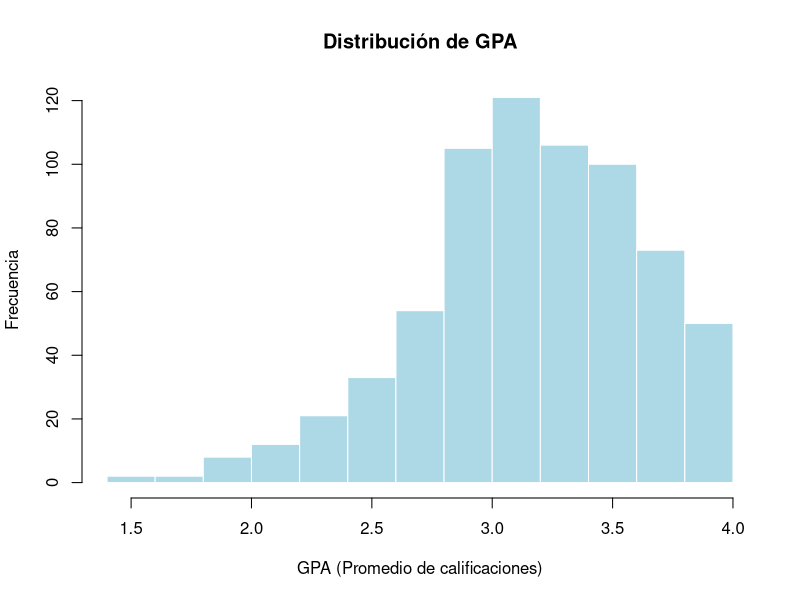
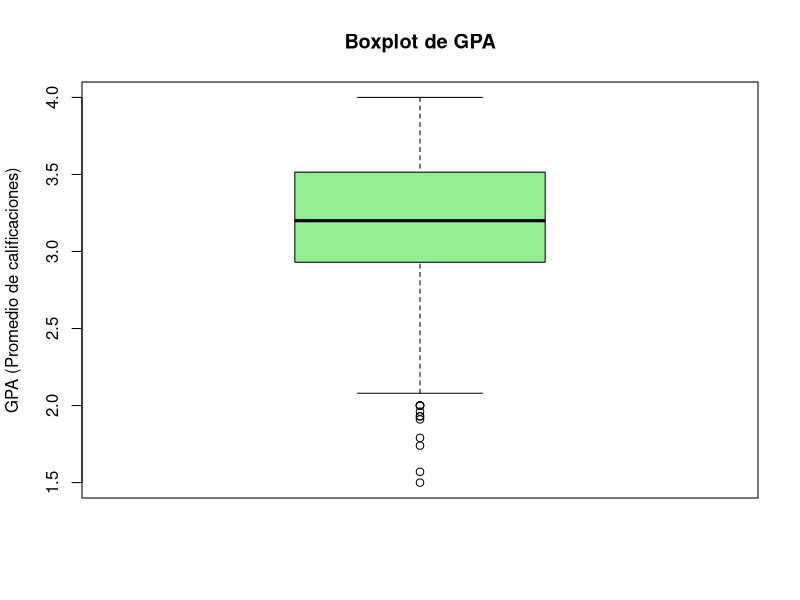
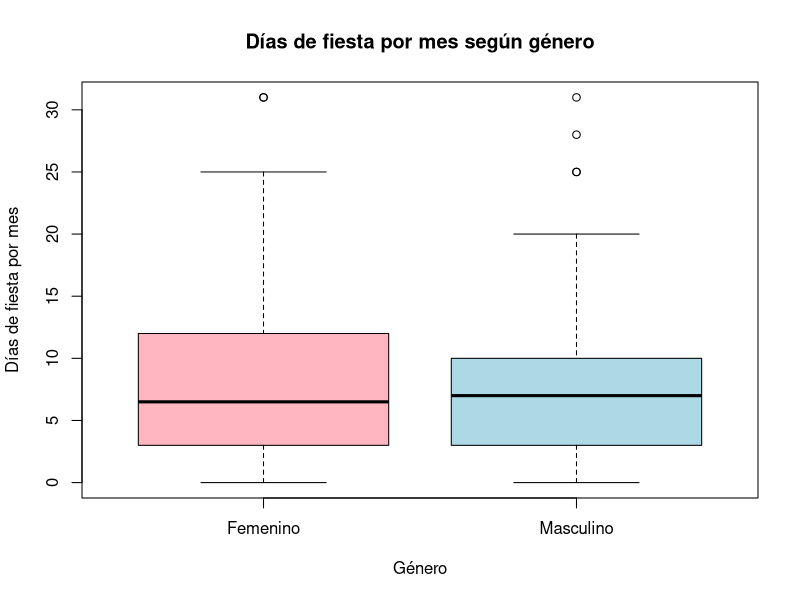

These charts were generated, in order, by the following R code: (Note: this script raises an error after producing the figures.)
# Maestría en Ciencia de Datos - FCyT - UADER
# Seminario 1. Técnicas de Análisis en Ciencias de Datos
# Trabajo Práactico 2. Estimación de parámetros. Correlaciones entre variables. Gráficos. Pruebas de Hipóotesis.


# MARTIN ARREJIN - PAMELA BONADEO - SANTIAGO GRINÓVERO - PAOLO ORUNDES CARDINALI
#CODIGO EN REPO https://github.com/orundescardinalipaolo/cdd

# Trabajando con una base de datos.
# Carge en su área de trabajo el archivo Student0405.txt. Esta base contiene datos recolectados durante 2004 a 2005 de estudiantes en clases de estdística de una Universidad de Estados Unidos. Las variables consideradas son: género (Sex), promedio de calificaciones (GPA), importancia de la religión en sus vidas (ReligImp), cantidad de faltas en promedio por semana (MissClass), ubicación en el aula (Seat), días de fiesta en un mes (PartyDays), horas semanales de estudio (StudyHrs). Importe los datos y luego realice las siguientes actividades:


# a) Ejecute comandos para visualizar su base de datos y las variables: attach(datos), View(datos), head(datos), str(datos).

  # Cargar la base de datos
  # datos <- read.table("seminario1/Student0405.txt", header = TRUE)
  
  #View(datos)
  
  # Nos muestra el siguiente error: 
  # Error en scan(file = file, what = what, sep = sep, quote = quote, dec = dec, : line 98 did not have 7 elements

  #¿solucion provisoria? ¿O hay que revisar la fuente?
  #datos <- read.table("Student0405.txt", header = TRUE, fill = TRUE, strip.white = TRUE)

  #solución definitiva usar sep="\t" para separar por tabulaciones
  datos <- read.delim("Student0405.txt", sep="\t", header = TRUE)

  #adjunta la base de datos
  attach(datos)
  
  #abre una nueva ventana tipo excel con los datos
  View(datos)

  str(datos)
  #devuelve:
  # 'data.frame':	690 obs. of  7 variables:
  #   $ Sex      : chr  "Female" "Male" "Female" "Female" ...
  # $ GPA      : chr  "3.70" "3.20" "3.01" "3.77" ...
  # $ ReligImp : chr  "Fairly" "Fairly" "Fairly" "Not" ...
  # $ MissClass: chr  "1" "3" "0" "0" ...
  # $ Seat     : chr  "Back" "Front" "Middle" "Middle" ...
  # $ PartyDays: int  5 3 8 0 8 2 1 2 15 1 ...
  # $ StudyHrs : int  3 30 16 4 12 20 4 15 7 40 ...
   
  #muestra los encabezados
  head(datos)
  
  # Sex  GPA ReligImp MissClass   Seat PartyDays StudyHrs
  # 1 Female 3.70   Fairly         1   Back         5        3
  # 2   Male 3.20   Fairly         3  Front         3       30
  # 3 Female 3.01   Fairly         0 Middle         8       16
  # 4 Female 3.77      Not         0 Middle         0        4
  # 5   Male 3.28      Not         0 Middle         8       12
  # 6 Female 2.80   Fairly         0 Middle         2       20
  
  
# b) Identifique tamaño muestral y cantidad de variables.
  
  nrow(datos)   # cantidad de observaciones (total = 690)
  #salida: [1] 690
  
  ncol(datos)   # cantidad de variables (total = 7)
  #salida: [1] 7
  
  dim(datos)    # muestra ambas cosas: filas y columnas (total 690 7)
  #salida: [1] 690   7
  
 
# c) Determine qué variables son cuantitativas y cuáles son cualitativas. Entre las cuantitativas, ¿hay variables discretas? Las variables cualitativas, ¿qué categorías tienen?
  
  #primero revisamos la estructura
  str(datos)
  summary(datos)
  
  # >   str(datos)
  # 'data.frame':	690 obs. of  7 variables:
  #   $ Sex      : chr  "Female" "Male" "Female" "Female" ...
  # $ GPA      : num  3.7 3.2 3.01 3.77 3.28 2.8 2.5 3.11 3.15 3.44 ...
  # $ ReligImp : chr  "Fairly" "Fairly" "Fairly" "Not" ...
  # $ MissClass: int  1 3 0 0 0 0 3 0 2 0 ...
  # $ Seat     : chr  "Back" "Front" "Middle" "Middle" ...
  # $ PartyDays: int  5 3 8 0 8 2 1 2 15 1 ...
  # $ StudyHrs : int  3 30 16 4 12 20 4 15 7 40 ...

   
  # >   summary(datos)
  # Sex                 GPA          ReligImp           MissClass     
  # Length:690         Min.   :1.500   Length:690         Min.   :0.0000  
  # Class :character   1st Qu.:2.930   Class :character   1st Qu.:0.0000  
  # Mode  :character   Median :3.200   Mode  :character   Median :1.0000  
  # Mean   :3.179                      Mean   :0.9086  
  # 3rd Qu.:3.515                      3rd Qu.:1.0000  
  # Max.   :4.000                      Max.   :6.0000  
  # NA's   :3                          NA's   :1       
  # Seat             PartyDays         StudyHrs    
  # Length:690         Min.   : 0.000   Min.   : 0.00  
  # Class :character   1st Qu.: 3.000   1st Qu.: 6.25  
  # Mode  :character   Median : 7.000   Median :10.00  
  # Mean   : 7.501   Mean   :13.16  
  # 3rd Qu.:11.000   3rd Qu.:16.00  
  # Max.   :31.000   Max.   :70.00  
  # NA's   :4 
  
  #Convertir en tabla para el Rmd:
  # Variable    | Descripción                | Tipo                                                            |
  #   | ----------- | -------------------------- | --------------------------------------------------------------- |
  #   | `Sex`       | Género                     | Cualitativa                                                     |
  #   | `GPA`       | Promedio de calificaciones | Cuantitativa continua                                           |
  #   | `ReligImp`  | Importancia de la religión | Cualitativa ordinal o cuantitativa discreta, según codificación |
  #   | `MissClass` | Faltas promedio por semana | Cuantitativa discreta                                           |
  #   | `Seat`      | Ubicación en el aula       | Cualitativa                                                     |
  #   | `PartyDays` | Días de fiesta en un mes   | Cuantitativa discreta                                           |
  #   | `StudyHrs`  | Horas semanales de estudio | Cuantitativa continua o discreta, según registro                |
     
  
  #Respuesta: Las variables cuantitativas son GPA, MissClass, PartyDays y StudyHrs, ya que representan mediciones o conteos numéricos. Entre ellas, MissClass y PartyDays pueden considerarse discretas porque expresan cantidades contables.
  # Las variables cualitativas son Sex, Seat y ReligIm. La variable Sex clasifica a los estudiantes según género, Seat indica la ubicación en el aula y ReligImp representa una escala de importancia, por lo que se interpreta como cualitativa ordinal.
  
  #Las variables cualitativas, ¿qué categorías tienen?
  
  table(datos$Sex)
  #salida:
  #Female   Male 
  #382    308 
  
  table(datos$Seat)
  #salida:
  # Back  Front Middle 
  # 1    134    151    404 
  
  table(datos$ReligImp)
  # Fairly    Not   Very 
  # 319    222    149 

  #acá preguntar en la clase de consulta por los 0, 1 y 2 que tal vez al estar "dañada" la bd (ejercicio a), está mal intepretando los valores y por eso trae 0, 1 y 2 cuando no debería... (Resuelto en la clase de consulta con Santiago Diaz el 29 de abril de 2026)
  
     
#   d) Obtenga un resumen numérico para GPA que contenga: mínimo, máximo, Q1, Q3, mediana, media, desvío estándar y varianza. Además, realice dos gráficos distintos que le permitan describir la distribución de esta variable. ¿Qué puede decir acerca de su distribución?
  
  resumen_GPA <- data.frame(
    Minimo = min(datos$GPA, na.rm = TRUE),
    Q1 = quantile(datos$GPA, 0.25, na.rm = TRUE),
    Mediana = median(datos$GPA, na.rm = TRUE),
    Media = mean(datos$GPA, na.rm = TRUE),
    Q3 = quantile(datos$GPA, 0.75, na.rm = TRUE),
    Maximo = max(datos$GPA, na.rm = TRUE),
    Desvio_Estandar = sd(datos$GPA, na.rm = TRUE),
    Varianza = var(datos$GPA, na.rm = TRUE)
  )
  
  resumen_GPA
  #Salida:  
  # Minimo  Q1     Mediana    Media    Q3       Maximo   Desvio_Estandar  Varianza
  # 25%     1.5     2.93      3.2     3.179214  3.515 4
  #0.4533599    0.2055352
  

  #Comentario: El histograma permite analizar la forma general de la distribución, mientras que el boxplot permite identificar la mediana, la dispersión y la posible existencia de valores atípicos.
  
  #Gráfico 1: Histograma
  hist(datos$GPA,
       main = "Distribución de GPA",
       xlab = "GPA (Promedio de calificaciones)",
       ylab = "Frecuencia",
       col = "lightblue",
       border = "white")
  
  #Respuesta: En el histograma se observa que la variable GPA presenta valores concentrados alrededor de la zona central hacia la derecha de la distribución más precisamente en el ranzo entre 2.9 y 3.5
  
  #Gráfico 2: Boxplot
  boxplot(datos$GPA,
          main = "Boxplot de GPA",
          ylab = "GPA (Promedio de calificaciones)",
          col = "lightgreen")
  
    #Respuesta: En el boxplot de GPA se observa que la mayoría de las calificaciones se concentran entre aproximadamente 2.9 y 3.5 (coincidente con el diagrama anterior), con una mediana cercana a 3.2 (donde está linea negra en el centro del recuadro, esto quiere decir que la mitad está por debajo de ésta línea y la otra mitad por encima). Además, aparecen algunos valores atípicos inferiores, lo que indica que existen pocos estudiantes con GPA bastante más bajo que el resto. En general, los datos se concentran en valores medios-altos.
  
   
#   e) Realice un resumen numérico y un gráfico que le permita conjeturar si las mujeres van más a fiestas que los varones. Describa lo que observa.
  
  aggregate(PartyDays ~ Sex, data = datos, summary)
  #Salida
  # Sex PartyDays.Min. PartyDays.1st Qu. PartyDays.Median PartyDays.Mean
  # 1 Female       0.000000          3.000000         6.500000       7.539267
  # 2   Male       0.000000          3.000000         7.000000       7.454545
  # PartyDays.3rd Qu. PartyDays.Max.
  # 1         12.000000      31.000000
  # 2         10.000000      31.000000
  
  aggregate(PartyDays ~ Sex, data = datos, mean, na.rm = TRUE)
  #Salida
  # Sex PartyDays
  # 1 Female  7.539267
  # 2   Male  7.454545
  
  
  aggregate(PartyDays ~ Sex, data = datos, median, na.rm = TRUE)
  #Salida
  # Sex PartyDays
  # 1 Female       6.5
  # 2   Male       7.0
  
  aggregate(PartyDays ~ Sex, data = datos, sd, na.rm = TRUE)
  #Salida
  # Sex PartyDays
  # 1 Female  5.458724
  # 2   Male  5.454689
  
  #Gráfico
  boxplot(PartyDays ~ Sex,
          data = datos,
          main = "Días de fiesta por mes según género",
          xlab = "Género",
          ylab = "Días de fiesta por mes",
          names = c("Femenino", "Masculino"),
          col = c("lightpink", "lightblue"))
  
  #otro gráfico
  promedios_party$Genero <- factor(promedios_party$Sex,
                                   levels = c("Female", "Male"),
                                   labels = c("Femenino", "Masculino"))
  
  barplot(promedios_party$PartyDays,
          names.arg = promedios_party$Genero,
          main = "Promedio de días de fiesta según género",
          xlab = "Género",
          ylab = "Promedio de días de fiesta",
          col = c("lightpink", "lightblue"))
  
  ##Respuesta: Éste gráfico no muestra diferencias significativas como el anterior
    #Para analizar si las mujeres van más a fiestas que los varones, se comparó la variable PartyDays según la variable Sex. A partir del resumen numérico y del boxplot, se observa si alguno de los grupos presenta una mediana o media superior. 
  #Si el grupo correspondiente a mujeres presenta valores centrales más altos, podría decirse que asisten a fiestas con mayor frecuencia. Sin embargo, esta observación es descriptiva y no implica por sí sola una diferencia estadísticamente significativa (se aprecia mucho mejor en el segundo gráfico).
 
  
  
# f) Realice un resumen numérico y un gráfico que le permita conjeturar si las calificaciones GPA dependen de la ubicación de aula del alumno. Describa lo que observa.
 
  aggregate(GPA ~ Seat, data = datos, summary)
  #Salida: 
  # Seat GPA.Min. GPA.1st Qu. GPA.Median GPA.Mean GPA.3rd Qu. GPA.Max.
  # 1        2.250000    2.250000   2.250000 2.250000    2.250000 2.250000
  # 2   Back 1.910000    2.805000   3.100000 3.077015    3.400000 4.000000
  # 3  Front 1.740000    3.000000   3.265000 3.251067    3.600000 4.000000
  # 4 Middle 1.500000    2.940000   3.205000 3.188781    3.517500 4.000000
  
  aggregate(GPA ~ Seat, data = datos, mean, na.rm = TRUE)
  #Salida: 
  # Seat      GPA
  # 1        2.250000
  # 2   Back 3.077015
  # 3  Front 3.251067
  # 4 Middle 3.188781
  
  aggregate(GPA ~ Seat, data = datos, median, na.rm = TRUE)
  #Salida: 
  # Seat   GPA
  # 1        2.250
  # 2   Back 3.100
  # 3  Front 3.265
  # 4 Middle 3.205
  
  aggregate(GPA ~ Seat, data = datos, sd, na.rm = TRUE)
  #Salida: 
  # Seat       GPA
  # 1               NA
  # 2   Back 0.4748027
  # 3  Front 0.4486537
  # 4 Middle 0.4408886
  
  
  #Comentario: Aparecen columnas sin etiquetas porque probablemente en el archivo hay valores vacíos, espacios en blanco o datos faltantes mal leídos.
  
  #Comprobación: 
  table(datos$Seat, useNA = "ifany")
  
  #Salida
  # Back  Front Middle 
  # 1    134    151    404
  
  #Para ver las filas problemáticas
  datos[datos$Seat == "" | is.na(datos$Seat), ]
  # Sex  GPA ReligImp MissClass Seat PartyDays StudyHrs
  # 305 Male 2.25     Very         1              4       10
  
  unique(datos$Seat)
  #Limpiamos los espacios en blanco
  datos$Seat <- trimws(datos$Seat)
  
  #Recomprobación: 
  table(datos$Seat, useNA = "ifany")
  #sigue fallando... preguntar en clases
  
  
  #Armamos el gráfico con los datos que tenemos
  boxplot(GPA ~ Seat,
          data = datos,
          main = "GPA según ubicación en el aula",
          xlab = "Ubicación en el aula",
          ylab = "GPA",
          col = "lightblue")
  
  # Limpiamos posibles espacios en blanco
  datos$Seat <- trimws(datos$Seat)
  
  # Convertimos categorías vacías en NA
  datos$Seat[datos$Seat == ""] <- NA
  
  # Verificamos la tabla
  table(datos$Seat, useNA = "ifany")
  
  datos_seat <- subset(datos, !is.na(Seat))
  
  aggregate(GPA ~ Seat, data = datos_seat, summary)
  aggregate(GPA ~ Seat, data = datos_seat, mean, na.rm = TRUE)
  aggregate(GPA ~ Seat, data = datos_seat, sd, na.rm = TRUE)
  
  boxplot(GPA ~ Seat,
          data = datos_seat,
          main = "GPA según ubicación en el aula",
          xlab = "Ubicación en el aula",
          ylab = "GPA",
          names = c("Al fondo", "Al frente", "En el medio"),
          col = "lightblue")
  
  ##Respuesta: Finalmente este gráfico funciona bien excluyendo el NA. Al analizar la variable Seat, se detectó un registro sin categoría asignada. Dado que no es posible identificar la ubicación del estudiante en el aula, dicho valor se consideró como dato faltante (NA) y se excluyó del análisis comparativo de GPA según ubicación. Esta decisión evita interpretar erróneamente el valor vacío como una categoría válida.
  #Los puntos inferiores observados en la categoría “En el medio” representan valores atípicos: estudiantes con GPA más bajo que el resto del grupo. La mayoría de los valores se concentra por encima de esos puntos, dentro del rango principal mostrado por la caja.
    #En el resumen numérico se observa que los estudiantes ubicados en Front (Al frente) presentan el promedio de GPA más alto, seguidos por Middle (En el medio) y luego Back (Al fonde). Sin embargo, las diferencias entre los promedios no parecen ser muy marcadas, por lo que descriptivamente no se observa una separación fuerte entre los grupos.
  

  
  
# g) Realice una tabla de frecuencias absolutas y relativas para la variable Seat y realice dos gráficos distintos que le permitan visualizar esta variable. Describa lo que observa.
  
  #Frecuencias absolutas:
  freq_abs_seat <- table(datos$Seat)
  freq_abs_seat
  #Salida:
  # Back  Front Middle 
  # 134    151    404
  
  #Frecuencias relativas:
  freq_rel_seat <- prop.table(freq_abs_seat)
  freq_rel_seat
  #Salida
  # Back     Front    Middle 
  # 0.1944848 0.2191582 0.5863570 
  
  #Para hacerlo en una tabla completa:
  tabla_seat <- data.frame(
    Seat = names(freq_abs_seat),
    Frecuencia_Absoluta = as.vector(freq_abs_seat),
    Frecuencia_Relativa = as.vector(freq_rel_seat)
  )
  
  tabla_seat
  #Salida
  # Seat Frecuencia_Absoluta Frecuencia_Relativa
  # 1   Back                 134           0.1944848
  # 2  Front                 151           0.2191582
  # 3 Middle                 404           0.5863570
  
  #También podemos expresar las frecuencias relativas en porcentaje:
  tabla_seat$Porcentaje <- tabla_seat$Frecuencia_Relativa * 100
  tabla_seat
  #Salida:
  # Back                 134           0.1944848   19.44848
  # 2  Front                 151           0.2191582   21.91582
  # 3 Middle                 404           0.5863570   58.63570
  
  #Gráfico 1: Barras
  barplot(freq_abs_seat,
          names.arg = c("Al fondo", "Al frente", "En el medio"),
          main = "Frecuencia absoluta de ubicación en el aula",
          xlab = "Ubicación",
          ylab = "Frecuencia",
          col = "lightblue")
  
  #Gráfico 2: Gráfico circular
  pie(freq_abs_seat,
      labels = c("Al fondo", "Al frente", "En el medio"),
      main = "Distribución porcentual de ubicación en el aula",
      col = c("lightblue", "lightgreen", "lightpink"),
      cex = 0.9)
  
  #Comentario: Queda muy feo, así que lo retocamos un poco ya que no se ven bien las etiquetas y las cambiamos mejor a leyendas
  
  porcentajes_seat <- round(prop.table(freq_abs_seat) * 100, 1)
  
  etiquetas_seat <- paste0(
    c("Al fondo", "Al frente", "En el medio"),
    ": ",
    porcentajes_seat,
    "%"
  )
  
  colores_pastel <- c("lightblue", "lightgreen", "lightpink")
  
  pie(freq_abs_seat,
      labels = NA,
      main = "Distribución porcentual de ubicación en el aula",
      col = colores_pastel,
      radius = 0.8)
  
  legend("topright",
         legend = etiquetas_seat,
         fill = colores_pastel,
         cex = 0.8)
  
  #Respuesta: 
  # La variable Seat muestra la distribución de los estudiantes según la ubicación que ocupan en el aula. A partir de la tabla de frecuencias absolutas y relativas se puede identificar cuál es la ubicación más frecuente.
  # Los gráficos permiten visualizar rápidamente si los estudiantes se distribuyen de manera equilibrada entre las categorías o si existe una mayor concentración en alguna ubicación específica.
  #Se observa en el gráfico que al fondo y al frente tienen casi la misma distribución, representando entre ambos un 40% del total, en cambio casi el 60% se ubica en el medio del aula
  
  
  
# h) Realice un gráfico que le permita ver cómo se comporta la variable GPA en función de la cantidad de horas de estudio. ¿Qué observa? ¿Es posible establecer una relación entre ambas?
   
  plot(datos$StudyHrs, datos$GPA,
       main = "GPA en función de las horas de estudio",
       xlab = "Horas semanales de estudio",
       ylab = "GPA",
       pch = 19,
       col = "blue")
  
  abline(lm(GPA ~ StudyHrs, data = datos), col = "red", lwd = 2)
  
  #Respuesta: El gráfico muestra una relación positiva débil entre las horas semanales de estudio y el GPA. La recta de tendencia (abline) tiene una pendiente levemente ascendente, lo que indica que, en general, quienes estudian más horas tienden a tener un GPA algo mayor. Sin embargo, la gran dispersión de los puntos muestra que la relación no es fuerte y que las horas de estudio no explican por sí solas el promedio de calificaciones.

  #Coeficiente de correlación:
  cor(datos$StudyHrs, datos$GPA, use = "complete.obs")
  
  #Salida
  #[1] 0.1618092
  #Respuesta: Como el valor está cerca de 0, indica que la relación lineal entre ambas variables es baja. De las notas tomadas en clases:
  # Correlación cercana a 1  → relación positiva fuerte
  # Correlación cercana a -1 → relación negativa fuerte
  # Correlación cercana a 0  → relación débil o casi inexistente
  
  
  
#   i) Realice un gráfico que le permita ver cómo se comporta la variable GPA en función de la cantidad de horas de estudio, discriminando por sexo. ¿Qué observa?
  
  # plot(datos$StudyHrs, datos$GPA,
  #      main = "GPA según horas de estudio, discriminado por sexo",
  #      xlab = "Horas semanales de estudio",
  #      ylab = "GPA",
  #      pch = 19,
  #      col = ifelse(datos$Sex == unique(datos$Sex)[1], "blue", "red"))
  # 
  # legend("bottomright",
  #        legend = c("Femenino", "Masculino"),
  #        title = "Género",
  #        col = c("blue", "red"),
  #        pch = 19)
  
  
  library(ggplot2)
  
  ggplot(datos, aes(x = StudyHrs, y = GPA, color = Sex)) +
    geom_point() +
    geom_smooth(method = "lm", se = FALSE) +
    labs(title = "GPA según horas de estudio, discriminado por género",
         x = "Horas semanales de estudio",
         y = "GPA",
         color = "Género") +
    scale_color_manual(
      values = c("Female" = "lightpink", "Male" = "lightblue"),
      labels = c("Female" = "Femenino", "Male" = "Masculino")
    )
  
  # Respuesta: Al discriminar por género, se observa que tanto en femenino como en masculino existe una leve tendencia positiva entre horas de estudio y GPA. La relación parece algo más marcada en el grupo masculino, aunque en ambos casos los puntos están bastante dispersos. Por lo tanto, no puede afirmarse una relación fuerte entre ambas variables.
  
  
  
   
#   j) Realice una prueba de hipótesis que le permita comparar el promedio de las calificaciones por género; no hay sospechas previas. Escriba H0 y H1. Concluya teniendo en cuenta el p-value. Analice el cumplimiento de supuestos: normalidad de cada grupo y homogeneidad de varianzas.
  
  ### Normalidad de cada grupo
  #Como no hay sospechas previas, corresponde una prueba bilateral.
  
  # Hipótesis
   
  # H0: No existen diferencias entre el promedio de GPA de mujeres y varones.
  # Es decir: μ₁ = μ₂
   
  # H1: Existen diferencias entre el promedio de GPA de mujeres y varones.
  # Es decir: μ₁ ≠ μ₂
  
  
  #Primero vemos los grupos:
    
  table(datos$Sex)
  #Salida:
  # Female   Male 
  # 382    308
  
  #Resumen por género
  aggregate(GPA ~ Sex, data = datos, mean, na.rm = TRUE)
  aggregate(GPA ~ Sex, data = datos, sd, na.rm = TRUE)
  aggregate(GPA ~ Sex, data = datos, length)
  
  #Salida:
  # > aggregate(GPA ~ Sex, data = datos, mean, na.rm = TRUE)
  # Sex      GPA
  # 1 Female 3.256887
  # 2   Male 3.083636
  # >   aggregate(GPA ~ Sex, data = datos, sd, na.rm = TRUE)
  # Sex       GPA
  # 1 Female 0.4245070
  # 2   Male 0.4698712
  # >   aggregate(GPA ~ Sex, data = datos, length)
  # Sex GPA
  # 1 Female 379 #no entiendo porque la longitud es diferente a la salida table(datos$Sex), puede ser que la diferencia se debe probablemente a que hay 3 casos femeninos con GPA faltante
  # 2 Male 308
  
  # Supuesto de normalidad
  # Aplicamos Shapiro-Wilk por grupo:
  
  by(datos$GPA, datos$Sex, shapiro.test)
  
  #Salida:
  # datos$Sex: Female
  # 
  # Shapiro-Wilk normality test
  # 
  # data:  dd[x, ]
  # W = 0.97121, p-value = 7.976e-07
  # 
  # ------------------------------------------------------------------------ 
  #   datos$Sex: Male
  # 
  # Shapiro-Wilk normality test
  # 
  # data:  dd[x, ]
  # W = 0.98234, p-value = 0.0007651
  
  #Respuesta:
  #En el grupo femenino se obtuvo un p-value de 7.976e-07 (0.000000797) y en el grupo masculino un p-value de 0.0007651, ambos valores son menores que 0,05, por lo tanto se rechaza la hipótesis de normalidad en ambos grupos según el test de Shapiro-Wilk.
  
  
  ### Homogeneidad de varianzas
  #Opción 1: test de Fisher, si hay solo dos grupos.
  #Opción 2: test de Levene, usando el paquete car.
  
      #Opción 1: test de Fisher
      var.test(GPA ~ Sex, data = datos)
  
      #Salida
      # F test to compare two variances
      # 
      # data:  GPA by Sex
      # F = 0.81623, num df = 378, denom df = 307, p-value = 0.06062
      # alternative hypothesis: true ratio of variances is not equal to 1
      # 95 percent confidence interval:
      #   0.6586425 1.0091053
      # sample estimates:
      #   ratio of variances 
      # 0.816229
  
      #Opción 2: test de Levene.
      library(car)
      leveneTest(GPA ~ Sex, data = datos)
  
      #Salida
      #       Levene's Test for Homogeneity of Variance (center = median)
      #        Df F value Pr(>F)
      # group   1   1.869  0.172
      #       685               
      # Aviso:
      # In leveneTest.default(y = y, group = group, ...) : group coerced to factor.
      
      # Respuesta:
      # Si p-value > 0,05 → no se rechaza la igualdad de varianzas.
      # Si p-value < 0,05 → se rechaza la igualdad de varianzas.
      # Pr(>F) = 0.172 es decir 0.172 > 0.05 por lo tanto no se rechaza la hipótesis de igualdad de varianzas. Por lo tanto, puede considerarse que las varianzas de GPA entre mujeres y varones son homogéneas.

      ### Hastá acá se analizaron los supuestos, pero se pide explícitamente realizar una prueba de hipótesis que le permita comparar el promedio de las calificaciones por género, para ello hacemos la prueba t para comparar medias, entonces después del análisis de normalidad y varianzas hay que agregar el t.test().
      
      t.test(GPA ~ Sex,
             data = datos,
             alternative = "two.sided",
             var.equal = TRUE)
      
      #Salida:
      # Two Sample t-test
      # 
      # data:  GPA by Sex
      # t = 5.0703, df = 685, p-value = 5.119e-07
      # alternative hypothesis: true difference in means between group Female and group Male is not equal to 0
      # 95 percent confidence interval:
      #   0.1061600 0.2403404
      # sample estimates:
      #   mean in group Female   mean in group Male 
      # 3.256887             3.083636 
      
      # Si bien el supuesto de normalidad no se cumple según Shapiro-Wilk, los tamaños muestrales son grandes en ambos grupos, por lo que la prueba t puede considerarse robusta frente a desviaciones de normalidad.
      
      
      # Respuesta: Se realizó una prueba t bilateral para comparar el promedio de GPA entre mujeres y varones. La hipótesis nula plantea que no existen diferencias entre los promedios de ambos grupos, mientras que la hipótesis alternativa plantea que sí existen diferencias.
      
      # Dado que el p-value obtenido en la prueba t es menor que 0,05, se rechaza la hipótesis nula. Por lo tanto, se concluye que existen diferencias estadísticamente significativas entre el promedio de GPA de mujeres y varones.
      
      # A partir de los promedios muestrales, se observa que el grupo femenino (3.256887) presenta un GPA promedio mayor que el grupo masculino (3.083636).
      
      
      
      
# k) Si no hay diferencias significativas del promedio de calificaciones según el género, realice una estimación a través de un IC del 98 % para la verdadera calificación media.
      
      #Análisis previo:
        
        #Caso 1: Si en j) el p-value de la prueba t fue menor que 0,05 -> no correspondería calcular un único intervalo de confianza general para todos los estudiantes
        #Caso 2: Si en j) el p-value fue mayor que 0,05 -> no habría diferencias significativas entre mujeres y varones, y sí correspondería calcular un único IC del 98% para la media general de GPA.
      
      #Los promedios que obtenidos:
      # Female = 3.256887
      # Male   = 3.083636
      # Concluimos en el punto anterior que hay una diferencia visible entre los grupos. 
      # La prueba t dió  p-value = 5.119e-07 (0.0000005119), que es menor que 0.05, por lo tanto no corresponde realizar el IC general, porque sí hay diferencias significativas según género.
      
      #Respuesta: No se desarrolla mediante el cálculo de un intervalo de confianza general, dado que la condición inicial no se cumple. La prueba t realizada en el inciso j) mostró diferencias significativas entre los promedios de GPA según género. Por ello, no resulta adecuado estimar una única media poblacional para todos los estudiantes sin distinguir entre mujeres y varones.
      
      #Aclaraciones: 
      #Si hubiera diferencias significativas según género, entonces lo más correcto sería no calcular un único IC general, sino calcular un IC del 98% para la verdadera calificación media de cada grupo. Es decir:
        
      # IC 98% para la media verdadera de GPA en mujeres.
      # IC 98% para la media verdadera de GPA en varones.
      
      # IC del 98% para GPA en mujeres
      t.test(datos$GPA[datos$Sex == "Female"],
             conf.level = 0.98)
      
      # IC del 98% para GPA en varones
      t.test(datos$GPA[datos$Sex == "Male"],
             conf.level = 0.98)
      
      #También se puede hacer con by()
      by(datos$GPA, datos$Sex, function(x) {
        t.test(na.omit(x), conf.level = 0.98)
      })
      
      
